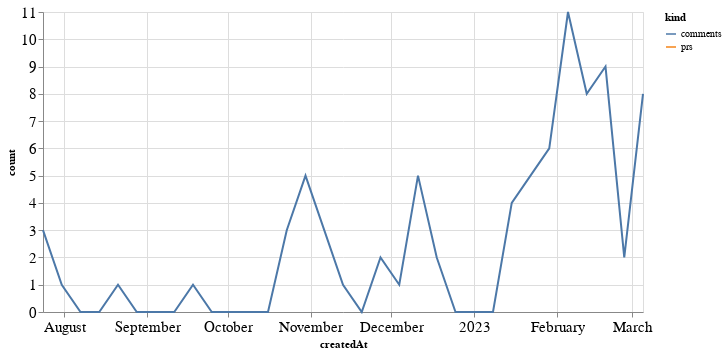

The notebook cell this image was saved under:
### Code cell
alt.Chart(total_time, width=600).mark_line().encode(
    x='createdAt',
    y='count',
    color='kind'
)

### Figure 1 — Vega-Lite specification as saved in the notebook (floating-point values rounded to 4 significant figures)
{"config": {"axisLeft": {"labelFontSize": 15}, "axisBottom": {"labelFontSize": 15}}, "data": {"name": "data-e565ca83ded5ae664188c2bc9350fe96"}, "mark": "line", "encoding": {"color": {"field": "kind", "type": "nominal"}, "x": {"field": "createdAt", "type": "temporal"}, "y": {"field": "count", "type": "quantitative"}}, "width": 600, "$schema": "https://vega.github.io/schema/vega-lite/v4.17.0.json", "datasets": {"data-e565ca83ded5ae664188c2bc9350fe96": [{"createdAt": "2022-12-11T00:00:00", "kind": "prs", "count": 1.0}, {"createdAt": "2022-07-24T00:00:00", "kind": "prs", "count": null}, {"createdAt": "2022-07-31T00:00:00", "kind": "prs", "count": null}, {"createdAt": "2022-08-07T00:00:00", "kind": "prs", "count": null}, {"createdAt": "2022-08-14T00:00:00", "kind": "prs", "count": null}, {"createdAt": "2022-08-21T00:00:00", "kind": "prs", "count": null}, {"createdAt": "2022-08-28T00:00:00", "kind": "prs", "count": null}, {"createdAt": "2022-09-04T00:00:00", "kind": "prs", "count": null}, {"createdAt": "2022-09-11T00:00:00", "kind": "prs", "count": null}, {"createdAt": "2022-09-18T00:00:00", "kind": "prs", "count": null}, {"createdAt": "2022-09-25T00:00:00", "kind": "prs", "count": null}, {"createdAt": "2022-10-02T00:00:00", "kind": "prs", "count": null}, {"createdAt": "2022-10-09T00:00:00", "kind": "prs", "count": null}, {"createdAt": "2022-10-16T00:00:00", "kind": "prs", "count": null}, {"createdAt": "2022-10-23T00:00:00", "kind": "prs", "count": null}, {"createdAt": "2022-10-30T00:00:00", "kind": "prs", "count": null}, {"createdAt": "2022-11-06T00:00:00", "kind": "prs", "count": null}, {"createdAt": "2022-11-13T00:00:00", "kind": "prs", "count": null}, {"createdAt": "2022-11-20T00:00:00", "kind": "prs", "count": null}, {"createdAt": "2022-11-27T00:00:00", "kind": "prs", "count": null}, {"createdAt": "2022-12-04T00:00:00", "kind": "prs", "count": null}, {"createdAt": "2022-12-18T00:00:00", "kind": "prs", "count": null}, {"createdAt": "2022-12-25T00:00:00", "kind": "prs", "count": null}, {"createdAt": "2023-01-01T00:00:00", "kind": "prs", "count": null}, {"createdAt": "2023-01-08T00:00:00", "kind": "prs", "count": null}, {"createdAt": "2023-01-15T00:00:00", "kind": "prs", "count": null}, {"createdAt": "2023-01-22T00:00:00", "kind": "prs", "count": null}, {"createdAt": "2023-01-29T00:00:00", "kind": "prs", "count": null}, {"createdAt": "2023-02-05T00:00:00", "kind": "prs", "count": null}, {"createdAt": "2023-02-12T00:00:00", "kind": "prs", "count": null}, {"createdAt": "2023-02-19T00:00:00", "kind": "prs", "count": null}, {"createdAt": "2023-02-26T00:00:00", "kind": "prs", "count": null}, {"createdAt": "2023-03-05T00:00:00", "kind": "prs", "count": null}, {"createdAt": "2022-12-11T00:00:00", "kind": "comments", "count": 5.0}, {"createdAt": "2022-07-24T00:00:00", "kind": "comments", "count": 3.0}, {"createdAt": "2022-07-31T00:00:00", "kind": "comments", "count": 1.0}, {"createdAt": "2022-08-07T00:00:00", "kind": "comments", "count": 0.0}, {"createdAt": "2022-08-14T00:00:00", "kind": "comments", "count": 0.0}, {"createdAt": "2022-08-21T00:00:00", "kind": "comments", "count": 1.0}, {"createdAt": "2022-08-28T00:00:00", "kind": "comments", "count": 0.0}, {"createdAt": "2022-09-04T00:00:00", "kind": "comments", "count": 0.0}, {"createdAt": "2022-09-11T00:00:00", "kind": "comments", "count": 0.0}, {"createdAt": "2022-09-18T00:00:00", "kind": "comments", "count": 1.0}, {"createdAt": "2022-09-25T00:00:00", "kind": "comments", "count": 0.0}, {"createdAt": "2022-10-02T00:00:00", "kind": "comments", "count": 0.0}, {"createdAt": "2022-10-09T00:00:00", "kind": "comments", "count": 0.0}, {"createdAt": "2022-10-16T00:00:00", "kind": "comments", "count": 0.0}, {"createdAt": "2022-10-23T00:00:00", "kind": "comments", "count": 3.0}, {"createdAt": "2022-10-30T00:00:00", "kind": "comments", "count": 5.0}, {"createdAt": "2022-11-06T00:00:00", "kind": "comments", "count": 3.0}, {"createdAt": "2022-11-13T00:00:00", "kind": "comments", "count": 1.0}, {"createdAt": "2022-11-20T00:00:00", "kind": "comments", "count": 0.0}, {"createdAt": "2022-11-27T00:00:00", "kind": "comments", "count": 2.0}, {"createdAt": "2022-12-04T00:00:00", "kind": "comments", "count": 1.0}, {"createdAt": "2022-12-18T00:00:00", "kind": "comments", "count": 2.0}, {"createdAt": "2022-12-25T00:00:00", "kind": "comments", "count": 0.0}, {"createdAt": "2023-01-01T00:00:00", "kind": "comments", "count": 0.0}, {"createdAt": "2023-01-08T00:00:00", "kind": "comments", "count": 0.0}, {"createdAt": "2023-01-15T00:00:00", "kind": "comments", "count": 4.0}, {"createdAt": "2023-01-22T00:00:00", "kind": "comments", "count": 5.0}, {"createdAt": "2023-01-29T00:00:00", "kind": "comments", "count": 6.0}, {"createdAt": "2023-02-05T00:00:00", "kind": "comments", "count": 11.0}, {"createdAt": "2023-02-12T00:00:00", "kind": "comments", "count": 8.0}, {"createdAt": "2023-02-19T00:00:00", "kind": "comments", "count": 9.0}, {"createdAt": "2023-02-26T00:00:00", "kind": "comments", "count": 2.0}, {"createdAt": "2023-03-05T00:00:00", "kind": "comments", "count": 8.0}]}}
